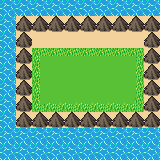

Below is a game level as drawn by its tile map, then a one-line description and the .tmx file that defines it, in full:
An orthogonal 10x10 tile map with 16x16 px tiles, 2 tile layers (terrain_1, terrain_2) and 10 objects (4x water, 4x mountain, grass, sand).

<map version="1.8" tiledversion="1.8.4" orientation="orthogonal" renderorder="right-down" width="10" height="10" tilewidth="16" tileheight="16" infinite="0" nextlayerid="4" nextobjectid="19">
 <tileset firstgid="1" source="SP-Tileset.tsx" />
 <layer id="3" name="terrain_1" width="10" height="10">
  <data encoding="csv">
0,0,0,0,0,0,0,0,0,0,
0,567,567,567,567,567,567,567,567,567,
0,567,0,0,0,0,0,0,0,567,
0,567,0,0,0,0,0,0,0,567,
0,567,0,0,0,0,0,0,0,567,
0,567,0,0,0,0,0,0,0,567,
0,567,0,0,0,0,0,0,0,567,
0,567,567,567,567,567,567,567,567,567,
0,0,0,0,0,0,0,0,0,0,
0,0,0,0,0,0,0,0,0,0
</data>
 </layer>
 <layer id="1" name="terrain_2" width="10" height="10">
  <data encoding="csv">
129,129,129,129,129,129,129,129,129,129,
129,466,466,466,466,466,466,466,466,466,
129,466,567,567,567,567,567,567,567,466,
129,466,230,231,231,231,231,231,232,466,
129,466,246,247,247,247,247,247,248,466,
129,466,246,247,247,247,247,247,248,466,
129,466,262,263,263,263,263,263,264,466,
129,466,466,466,466,466,466,466,466,466,
129,129,129,129,129,129,129,129,129,129,
129,129,129,129,129,129,129,129,129,129
</data>
 </layer>
 <objectgroup id="2" name="objects">
  <object id="6" type="water" x="0" y="0" width="160" height="16" />
  <object id="8" type="water" x="0" y="16" width="16" height="144" />
  <object id="9" type="water" x="16" y="128" width="32" height="32" />
  <object id="10" type="water" x="48" y="128" width="112" height="32" />
  <object id="12" type="grass" x="32" y="48" width="112" height="64" />
  <object id="13" type="sand" x="32" y="32" width="112" height="16" />
  <object id="14" type="mountain" x="16" y="16" width="144" height="16" />
  <object id="15" type="mountain" x="16" y="32" width="16" height="96" />
  <object id="16" type="mountain" x="32" y="112" width="128" height="16" />
  <object id="17" type="mountain" x="144" y="32" width="16" height="80" />
 </objectgroup>
</map>
